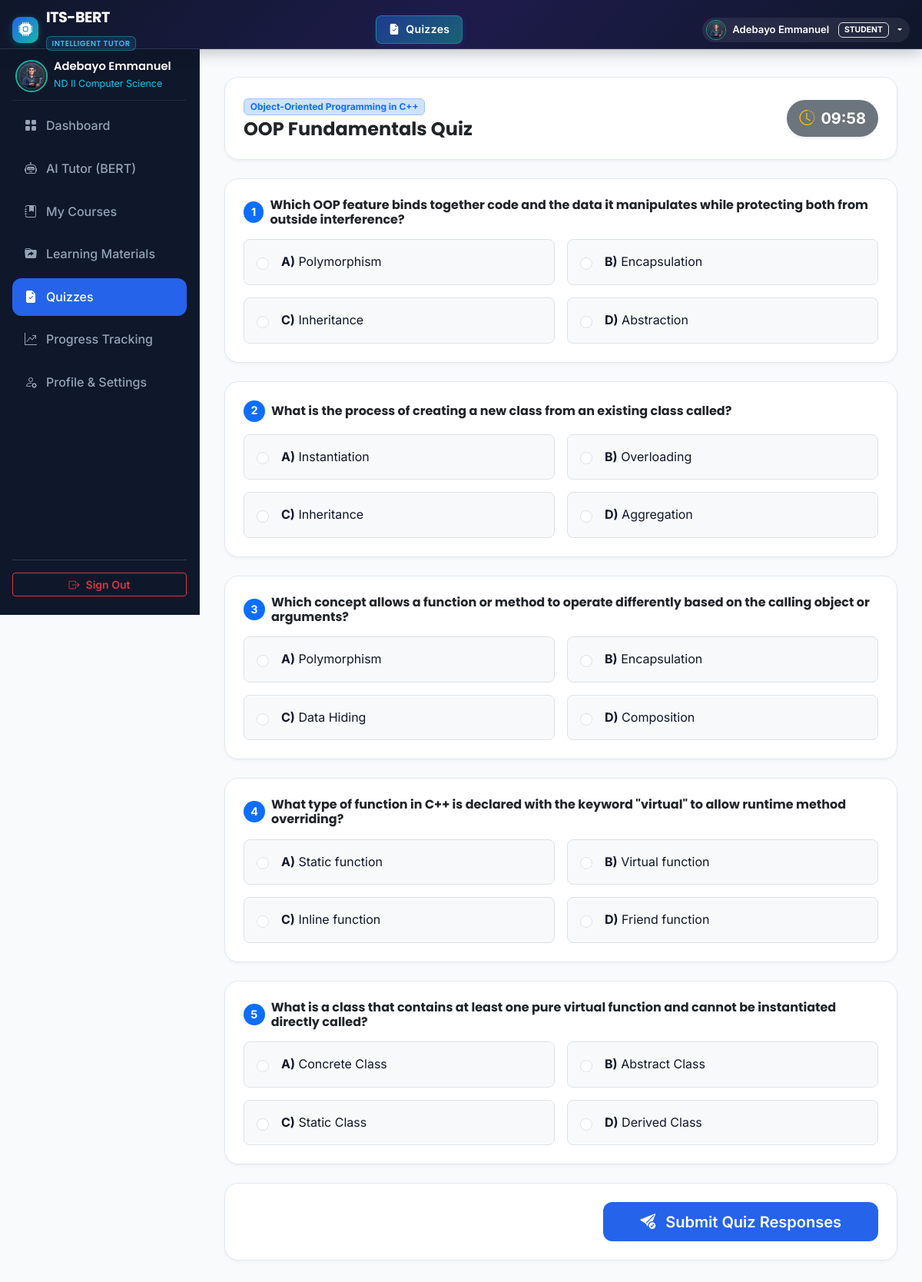
The app's page /take_quiz.php (signed in) with its own data.
### tables this page shows
CREATE TABLE `students` (
  `id` INT AUTO_INCREMENT PRIMARY KEY,
  `user_id` INT NOT NULL,
  `student_id_code` VARCHAR(50) NOT NULL UNIQUE,
  `phone` VARCHAR(20) DEFAULT NULL,
  `department` VARCHAR(100) DEFAULT 'Computer Science',
  `created_at` DATETIME DEFAULT CURRENT_TIMESTAMP,
  FOREIGN KEY (`user_id`) REFERENCES `users`(`id`) ON DELETE CASCADE
);

CREATE TABLE `users` (
  `id` INT AUTO_INCREMENT PRIMARY KEY,
  `name` VARCHAR(100) NOT NULL,
  `email` VARCHAR(120) NOT NULL UNIQUE,
  `password` VARCHAR(255) NOT NULL,
  `role` ENUM('student', 'admin') NOT NULL DEFAULT 'student',
  `avatar` VARCHAR(255) DEFAULT NULL,
  `created_at` DATETIME DEFAULT CURRENT_TIMESTAMP
);

CREATE TABLE `quizzes` (
  `id` INT AUTO_INCREMENT PRIMARY KEY,
  `course_id` INT NOT NULL,
  `title` VARCHAR(150) NOT NULL,
  `description` TEXT DEFAULT NULL,
  `time_limit_mins` INT DEFAULT 10,
  `total_questions` INT DEFAULT 5,
  `created_at` DATETIME DEFAULT CURRENT_TIMESTAMP,
  FOREIGN KEY (`course_id`) REFERENCES `courses`(`id`) ON DELETE CASCADE
);

CREATE TABLE `courses` (
  `id` INT AUTO_INCREMENT PRIMARY KEY,
  `subject_id` INT DEFAULT NULL,
  `title` VARCHAR(150) NOT NULL,
  `code` VARCHAR(30) NOT NULL UNIQUE,
  `description` TEXT NOT NULL,
  `category` VARCHAR(50) NOT NULL DEFAULT 'Computer Science',
  `image` VARCHAR(255) DEFAULT 'course_oop.jpg',
  `instructor` VARCHAR(100) DEFAULT 'Dr. O. A. Bello',
  `total_lessons` INT DEFAULT 5,
  `created_at` DATETIME DEFAULT CURRENT_TIMESTAMP,
  FOREIGN KEY (`subject_id`) REFERENCES `subjects`(`id`) ON DELETE SET NULL
);

CREATE TABLE `quiz_questions` (
  `id` INT AUTO_INCREMENT PRIMARY KEY,
  `quiz_id` INT NOT NULL,
  `question_text` TEXT NOT NULL,
  `option_a` VARCHAR(255) NOT NULL,
  `option_b` VARCHAR(255) NOT NULL,
  `option_c` VARCHAR(255) NOT NULL,
  `option_d` VARCHAR(255) NOT NULL,
  `correct_option` CHAR(1) NOT NULL,  
  `explanation` TEXT DEFAULT NULL,
  FOREIGN KEY (`quiz_id`) REFERENCES `quizzes`(`id`) ON DELETE CASCADE
);

### take_quiz.php (the view, shortened to what the rows shown need)
<?php
require_once 'config/db.php';
require_once 'config/auth.php';
$user = get_logged_user();
$quizId = (int)($_GET['id'] ?? 1);
$qStmt = $pdo->prepare("SELECT q.*, c.title as course_title FROM quizzes q JOIN courses c ON q.course_id = c.id WHERE q.id = ?");
$qStmt->execute([$quizId]);
$quiz = $qStmt->fetch();
$qqStmt = $pdo->prepare("SELECT * FROM quiz_questions WHERE quiz_id = ? ORDER BY id ASC");
$qqStmt->execute([$quizId]);
$questions = $qqStmt->fetchAll();
$quizResult = null;
require_once 'includes/header.php';
require_once 'includes/navbar.php';
?>
<div class="dashboard-layout">
  <?php require_once 'includes/sidebar.php'; ?>
  <main class="dash-main">
    <div class="container-fluid p-0">
      <?php if ($quizResult): ?>
        <div class="card-custom p-4 p-md-5 bg-white mb-4 text-center">
          <div class="mb-3">
            <?php if ($quizResult['percentage'] >= 70): ?>
              <div class="feature-icon-box mx-auto bg-success-subtle text-success" style="width: 72px; height: 72px; font-size: 2.2rem;">
                <i class="bi bi-trophy-fill"></i>
              </div>
              <h2 class="fw-bold font-heading text-success mt-3 mb-1">Excellent Performance! 🎉</h2>
              <p class="text-muted">You scored <strong><?php echo $quizResult['score']; ?> out of <?php echo $quizResult['total']; ?></strong> (<?php echo $quizResult['percentage']; ?>%). Keep up the great work!</p>
            <?php else: ?>
              <div class="feature-icon-box mx-auto bg-warning-subtle text-warning" style="width: 72px; height: 72px; font-size: 2.2rem;">
                <i class="bi bi-exclamation-circle-fill"></i>
              </div>
              <h2 class="fw-bold font-heading text-dark mt-3 mb-1">Good Effort! 👍</h2>
              <p class="text-muted">You scored <strong><?php echo $quizResult['score']; ?> out of <?php echo $quizResult['total']; ?></strong> (<?php echo $quizResult['percentage']; ?>%). Review the explanations below and try again.</p>
            <?php endif; ?>
          </div>
          <div class="d-flex justify-content-center gap-3 mt-4">
            <a href="take_quiz.php?id=<?php echo $quizId; ?>" class="btn btn-primary-custom px-4"><i class="bi bi-arrow-repeat me-1"></i> Retake Quiz</a>
            <a href="quizzes.php" class="btn btn-outline-secondary px-4"><i class="bi bi-grid me-1"></i> Back to Quizzes</a>
            <a href="ai_tutor.php" class="btn btn-accent-custom px-4"><i class="bi bi-robot me-1"></i> Ask BERT for Help</a>
          </div>
        </div>
        <div class="card-custom p-4 bg-white">
          <h5 class="fw-bold font-heading mb-4"><i class="bi bi-journal-check text-primary me-2"></i> Detailed Question Explanations</h5>
          <div class="d-flex flex-column gap-4">
            <?php foreach ($questions as $idx => $q): ?>
              <div class="p-3 bg-light rounded-3 border">
                <h6 class="fw-bold text-dark mb-2">Q<?php echo $idx + 1; ?>: <?php echo htmlspecialchars($q['question_text']); ?></h6>
                <div class="row g-2 mb-2 small">
                  <div class="col-md-6"><span class="badge bg-white text-dark border w-100 p-2 text-start">A) <?php echo htmlspecialchars($q['option_a']); ?></span></div>
                  <div class="col-md-6"><span class="badge bg-white text-dark border w-100 p-2 text-start">B) <?php echo htmlspecialchars($q['option_b']); ?></span></div>
                  <div class="col-md-6"><span class="badge bg-white text-dark border w-100 p-2 text-start">C) <?php echo htmlspecialchars($q['option_c']); ?></span></div>
                  <div class="col-md-6"><span class="badge bg-white text-dark border w-100 p-2 text-start">D) <?php echo htmlspecialchars($q['option_d']); ?></span></div>
                </div>
                <div class="p-2 bg-success-subtle text-success-emphasis rounded border border-success-subtle small fw-medium">
                  <i class="bi bi-check-circle-fill me-1"></i> <strong>Correct Answer:</strong> Option <?php echo $q['correct_option']; ?><br>
                  <em>Explanation: <?php echo htmlspecialchars($q['explanation']); ?></em>
                </div>
              </div>
            <?php endforeach; ?>
          </div>
        </div>
      <?php else: ?>
        <div class="card-custom p-4 bg-white mb-4">
          <div class="d-flex flex-column flex-md-row justify-content-between align-items-md-center gap-3">
            <div>
              <span class="badge bg-primary-subtle text-primary border border-primary-subtle mb-1"><?php echo htmlspecialchars($quiz['course_title']); ?></span>
              <h4 class="fw-bold font-heading text-dark mb-0"><?php echo htmlspecialchars($quiz['title']); ?></h4>
            </div>
            <div class="d-flex align-items-center gap-2 bg-secondary text-white px-3 py-2 rounded-pill shadow-sm">
              <i class="bi bi-clock-history text-warning fs-5"></i>
              <span class="fw-bold font-heading fs-5" id="quizTimer" data-seconds="<?php echo $quiz['time_limit_mins'] * 60; ?>"><?php echo sprintf('%02d:00', $quiz['time_limit_mins']); ?></span>
            </div>
          </div>
        </div>
        <form action="api/quiz_submit.php" method="POST" id="quizForm">
          <div class="d-flex flex-column gap-4">
            <?php foreach ($questions as $index => $q): ?>
              <div class="card-custom p-4 bg-white">
                <div class="d-flex align-items-center gap-2 mb-3">
                  <span class="badge bg-primary rounded-circle" style="width: 28px; height: 28px; display: inline-flex; align-items: center; justify-content: center; font-size: 0.9rem;"><?php echo $index + 1; ?></span>
                  <h6 class="fw-bold font-heading text-dark mb-0 fs-6"><?php echo htmlspecialchars($q['question_text']); ?></h6>
                </div>
                <div class="row g-3">
                  <div class="col-md-6">
                    <label class="quiz-option-label d-flex align-items-center gap-3 p-3 rounded-3 border bg-light w-100 cursor-pointer">
                      <input type="radio" name="answers[<?php echo $q['id']; ?>]" value="A" required class="form-check-input">
                      <span><strong>A)</strong> <?php echo htmlspecialchars($q['option_a']); ?></span>
                    </label>
                  </div>
                  <div class="col-md-6">
                    <label class="quiz-option-label d-flex align-items-center gap-3 p-3 rounded-3 border bg-light w-100 cursor-pointer">
                      <input type="radio" name="answers[<?php echo $q['id']; ?>]" value="B" required class="form-check-input">
                      <span><strong>B)</strong> <?php echo htmlspecialchars($q['option_b']); ?></span>
                    </label>
                  </div>
                  <div class="col-md-6">
                    <label class="quiz-option-label d-flex align-items-center gap-3 p-3 rounded-3 border bg-light w-100 cursor-pointer">
                      <input type="radio" name="answers[<?php echo $q['id']; ?>]" value="C" required class="form-check-input">
                      <span><strong>C)</strong> <?php echo htmlspecialchars($q['option_c']); ?></span>
                    </label>
                  </div>
                  <div class="col-md-6">
                    <label class="quiz-option-label d-flex align-items-center gap-3 p-3 rounded-3 border bg-light w-100 cursor-pointer">
                      <input type="radio" name="answers[<?php echo $q['id']; ?>]" value="D" required class="form-check-input">
                      <span><strong>D)</strong> <?php echo htmlspecialchars($q['option_d']); ?></span>
                    </label>
                  </div>
                </div>
              </div>
            <?php endforeach; ?>
          </div>
          <div class="card-custom p-4 bg-white mt-4 text-end">
            <button type="submit" class="btn btn-primary-custom btn-lg px-5">
              <i class="bi bi-send-check-fill me-2"></i> Submit Quiz Responses
            </button>
          </div>
        </form>
      <?php endif; ?>
    </div>
  </main>
</div>
<?php require_once 'includes/portal_footer.php'; ?>

### includes/navbar.php (shortened to what the rows shown need)
<?php
require_once __DIR__ . '/../config/auth.php';
$user = get_logged_user();
$is_admin_dir = (strpos($_SERVER['SCRIPT_NAME'], '/admin/') !== false);
$base_path = $is_admin_dir ? '../' : '';
?>
<header class="portal-header">
  <div class="container-fluid px-3">
    <div class="d-flex align-items-center justify-content-between">
      <div class="d-flex align-items-center gap-2">
        <?php if ($user): ?>
          <?php
            $userAvatar = !empty($user['avatar']) ? $base_path . 'assets/images/' . htmlspecialchars($user['avatar']) : ($base_path . 'assets/images/' . (($user['role'] ?? '') === 'admin' ? 'ai_tutor_avatar.jpg' : 'student_avatar.jpg'));
          ?>
          <div class="dropdown">
            <button class="portal-user-pill border-0 dropdown-toggle" type="button" data-bs-toggle="dropdown" aria-expanded="false">
              <img src="<?php echo $userAvatar; ?>" class="portal-user-avatar" alt="Avatar">
              <span class="d-none d-sm-inline"><?php echo htmlspecialchars($user['name']); ?></span>
              <span class="badge bg-accent-subtle text-accent ms-1 border border-accent-subtle" style="font-size: 0.65rem;"><?php echo strtoupper($user['role'] ?? 'STUDENT'); ?></span>
            </button>
          </div>
        <?php endif; ?>
      </div>
    </div>
  </div>
</header>

### includes/sidebar.php (shortened to what the rows shown need)
<?php
$studentUser = get_logged_user();
?>
<aside class="dash-sidebar" style="width: 260px;">
  <div>
    <div class="dash-sidebar-header">
      <div class="d-flex align-items-center gap-2 px-1">
        <div style="min-width: 0;">
          <h6 class="text-white mb-0 font-heading text-truncate" style="font-size: 0.92rem;"><?php echo htmlspecialchars($studentUser['name'] ?? 'Student'); ?></h6>
          <small class="text-info" style="font-size: 0.78rem;">ND II Computer Science</small>
        </div>
      </div>
    </div>
  </div>
</aside>

### records on screen
students: user.role (picture), user.name "Adebayo Emmanuel", user.role "STUDENT"
quizzes: course.title "Object-Oriented Programming in C++", title "OOP Fundamentals Quiz"
quiz_questions: question_text "Which OOP feature binds together code and the data it manipulates while protecting both from outside interference?", option_a "Polymorphism", option_b "Encapsulation", option_c "Inheritance", option_d "Abstraction"
quiz_questions: question_text "What is the process of creating a new class from an existing class called?", option_a "Instantiation", option_b "Overloading", option_c "Inheritance", option_d "Aggregation"
quiz_questions: question_text "Which concept allows a function or method to operate differently based on the calling object or arguments?", option_a "Polymorphism", option_b "Encapsulation", option_c "Data Hiding", option_d "Composition"
quiz_questions: question_text "What type of function in C++ is declared with the keyword \"virtual\" to allow runtime method overriding?", option_a "Static function", option_b "Virtual function", option_c "Inline function", option_d "Friend function"
quiz_questions: question_text "What is a class that contains at least one pure virtual function and cannot be instantiated directly called?", option_a "Concrete Class", option_b "Abstract Class", option_c "Static Class", option_d "Derived Class"

### other values on screen
$site_settings['site_name'] "ITS-BERT"
$site_settings['site_subtitle'] "INTELLIGENT TUTOR"
$page_display_name "Quizzes"
